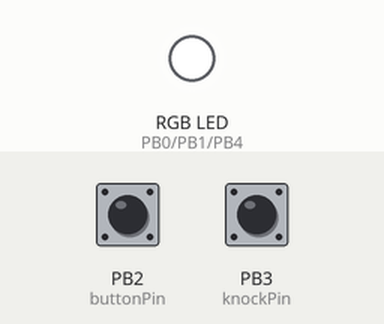
Simulated run of this sketch. Board: ATtiny85, built with avr-gcc and run on an emulated ATtiny85. Parts: an RGB LED mixed from three pins (HIGH = lit). The test bench sets the inputs (shaded band); at power-on: PB2 (buttonPin) HIGH, PB3 (knockPin) HIGH. Sleep ends after the set time or at an interrupt; EEPROM starts erased.

Above: at 1.2 s.
1.3 s: PB2 (buttonPin) pulled LOW for 0.15 s
At 2.6 s:
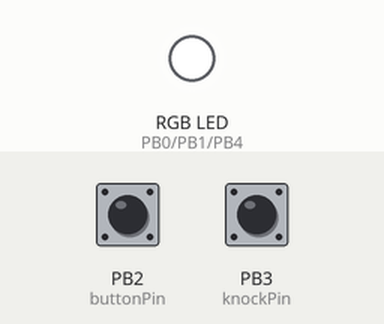
4.3 s: PB2 (buttonPin) pulled LOW for 1 s
7.3 s: PB2 (buttonPin) pulled LOW for 0.15 s
9.8 s: PB2 (buttonPin) pulled LOW for 3.2 s
At 10.67 s:
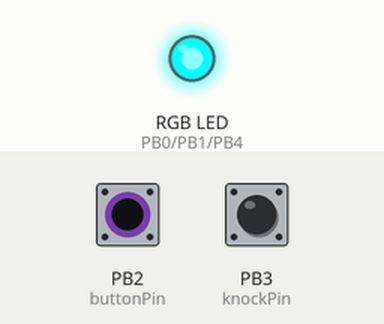
14.8 s: PB2 (buttonPin) pulled LOW for 0.15 s
At 16.2 s:
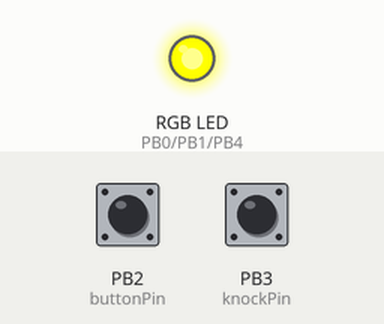
17.8 s: PB3 (knockPin) pulled LOW for 3.2 s
At 19.6 s:
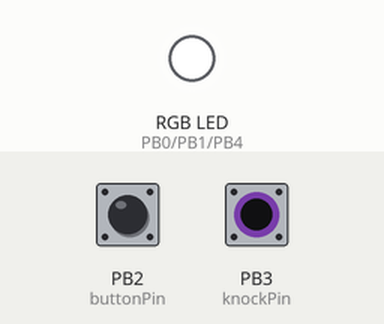
Timing chart, 0 to 24.0 s (numbered marks = the images above; inputs shaded):
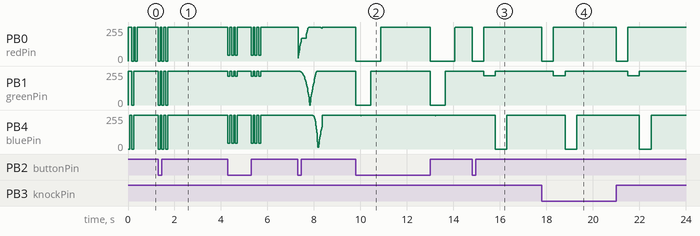

Measured:
- after the input at 1.3 s, PB0 (redPin), PB1 (greenPin), PB4 (bluePin): alternates 255/255 for 0.08 s and 0/255 for 0.08 s, 6 changes in all, then stays 255/255, starting at once
- after the input at 9.8 s, PB0 (redPin), PB1 (greenPin): ramps from 0/255 to 255/255 and jumps back, once every 3.2 s
- after the input at 14.8 s, PB0 (redPin): 255/255 → 0/255 at once, → 255/255 0.50 s later; PB1 (greenPin): 255/255 → 218/255 after 0.50 s, → 255/255 0.50 s later; PB4 (bluePin): 255/255 → 0/255 after 1.0 s, → 255/255 0.50 s later
- after the input at 17.8 s, PB0 (redPin): alternates 255/255 for 2.7 s and 0/255 for 0.50 s, starting at once; PB1 (greenPin): alternates 255/255 for 2.7 s and 218/255 for 0.50 s, starting after 0.50 s; PB4 (bluePin): alternates 255/255 for 2.7 s and 0/255 for 0.50 s, starting after 1.0 s
- by itself, PB0 (redPin): alternates 255/255 for 0.08 s and 0/255 for 0.08 s, 4 changes in all, then stays 255/255

The sketch:

DrumLight.ino
```cpp
/*
 * Drum light
 * by Brian J. Johnson  January, 2018
 *
 * Circuit:
 *  ATTiny85, powered by 3V to 5V (I used 2xAAA batteries)
 *  Common-anode RGB LED on redPin, greenPin, bluePin w/appropriate resistors
 *  Piezo disc between knockPin and ground, with a 10k pulldown
 *  Pushbutton between buttonPin and ground
 *
 * Tap the piezo to flash the LED!  Push the button to select the next
 * LED flash pattern from the list.  The current selection is stored
 * in NVRAM.
 *
 * The pulldown on knockPin forms a voltage divider with the internal
 * pullup (about 40k.)  That produces a bias voltage of about 0.2 x
 * Vcc, which is enough to get the voltage produced by the piezo up
 * into the range which digitalRead() can sense, while still reading
 * as 0 in the normal case.  Adjust the resistance to vary the
 * sensitivity.  Having a path to ground also helps limit the high
 * voltage peaks which piezos can produce.
 *
 * #defining CALIBRATE puts the sketch in a mode where it colors the
 * LED based on the voltage ranges for digital pins defined on the
 * datasheet.  A "low" input should be less than 0.3 x Vcc, and an
 * "high" input should be greater than 0.6 x Vcc.
 */

#include "FastLED.h" // For CRGB/CHSV functions
#include <EEPROM.h>
#include <avr/sleep.h>
#include <avr/power.h>

// Pin definitions

const int redPin    = 0;
const int greenPin  = 1;
const int bluePin   = 4;
const int knockPin  = 3;
const int buttonPin = 2;
const int knockPinInt = PCINT3; // interrupt bit numbers
const int buttonPinInt = PCINT2;
#ifdef CALIBRATE
const int knockPinAnalog = A3;
#endif

// EEPROM layout
const int effectOffset = 0;

// The current effect in use -- backed up to EEPROM
uint8_t effect;

#if 1 // use gamma correction
const uint8_t PROGMEM gamma8[] = {
    0,  0,  0,  0,  0,  0,  0,  0,  0,  0,  0,  0,  0,  0,  0,  0,
    0,  0,  0,  0,  0,  0,  0,  0,  0,  0,  0,  0,  1,  1,  1,  1,
    1,  1,  1,  1,  1,  1,  1,  1,  1,  2,  2,  2,  2,  2,  2,  2,
    2,  3,  3,  3,  3,  3,  3,  3,  4,  4,  4,  4,  4,  5,  5,  5,
    5,  6,  6,  6,  6,  7,  7,  7,  7,  8,  8,  8,  9,  9,  9, 10,
   10, 10, 11, 11, 11, 12, 12, 13, 13, 13, 14, 14, 15, 15, 16, 16,
   17, 17, 18, 18, 19, 19, 20, 20, 21, 21, 22, 22, 23, 24, 24, 25,
   25, 26, 27, 27, 28, 29, 29, 30, 31, 32, 32, 33, 34, 35, 35, 36,
   37, 38, 39, 39, 40, 41, 42, 43, 44, 45, 46, 47, 48, 49, 50, 50,
   51, 52, 54, 55, 56, 57, 58, 59, 60, 61, 62, 63, 64, 66, 67, 68,
   69, 70, 72, 73, 74, 75, 77, 78, 79, 81, 82, 83, 85, 86, 87, 89,
   90, 92, 93, 95, 96, 98, 99,101,102,104,105,107,109,110,112,114,
  115,117,119,120,122,124,126,127,129,131,133,135,137,138,140,142,
  144,146,148,150,152,154,156,158,160,162,164,167,169,171,173,175,
  177,180,182,184,186,189,191,193,196,198,200,203,205,208,210,213,
  215,218,220,223,225,228,231,233,236,239,241,244,247,249,252,255 };

void WriteLed(const CRGB& Led) {
  analogWrite(redPin,   255 - pgm_read_byte(&gamma8[Led.r]));
  analogWrite(greenPin, 255 - pgm_read_byte(&gamma8[Led.g]));
  analogWrite(bluePin,  255 - pgm_read_byte(&gamma8[Led.b]));
}

#else
void WriteLed(const CRGB& Led) {
  analogWrite(redPin,   255 - Led.r);
  analogWrite(greenPin, 255 - Led.g);
  analogWrite(bluePin,  255 - Led.b);
}
#endif

#ifdef CALIBRATE
// Use the LED to indicate the level on the knock sensor input pin,
// so I can calibrate the voltage divider or trimpot.
#define ARANGE 1024 // analogRead() range
void calibrate() {
  int val;
  int peak = 0;
  int d = 500; // ms
  unsigned long peakMillis;
  unsigned long curMillis;

  while (1) {
    val = analogRead(knockPinAnalog);

    // Hold the highest value seen in the last d milliseconds
    curMillis = millis();
    if (val > peak + 10) {
      peak = val;
      peakMillis = curMillis;
    }
    else if (curMillis - peakMillis > d) {
      peak = val;
    }

    if (peak < 0.25 * ARANGE) { // < 0.3 x Vcc reads as LOW
      WriteLed(CRGB::Red);
    }
    else if (peak < 0.65 * ARANGE) { // 0.3 to 0.6 x Vcc is indeterminate
      WriteLed(CRGB::Blue);
    }
    else if (peak < 0.95 * ARANGE) { // > 0.6 x Vcc reads as HIGH
      WriteLed(CRGB::Green);
    }
    else { // Nearing the top of the range
      WriteLed(CRGB::White);
    }
  }
}
#endif

// interrupt service routine, called when waking from sleep
ISR (PCINT0_vect)
{
  sleep_disable ();         // first thing after waking from sleep:
}

void setup() {
  pinMode(redPin, OUTPUT);
  pinMode(greenPin, OUTPUT);
  pinMode(bluePin, OUTPUT);
  pinMode(knockPin, INPUT_PULLUP);
  pinMode(buttonPin, INPUT_PULLUP);

  WriteLed(CRGB::Black);

  // Enable the pin change interrupts
  PCMSK |= bit (knockPinInt) | bit (buttonPinInt);
  GIFR  |= bit (PCIF);   // clear any outstanding interrupts
  GIMSK |= bit (PCIE);   // enable pin change interrupts

#ifndef CALIBRATE
  // Turn off the ADC -- we don't use it
  ADCSRA = 0;
#endif

  // Initialize the effect index
#define MAX_EFFECT 5 // see below
  effect = EEPROM.read(effectOffset);
  if (effect > MAX_EFFECT) {
    effect = 0;
  }
}

uint8_t Hues[] = {HUE_RED, HUE_GREEN, HUE_BLUE};

void loop() {
  CRGB Led;
  uint8_t Idx;
  uint8_t Idx2;

#ifdef CALIBRATE
  calibrate();
  // does not return
#endif

  // Play the current effect

  const int delay1 = 80; // For flash effects
  const int delay2 = 80;

  switch (effect) {
  case 0:
    // Triple flash - patriotic
    WriteLed(CRGB::Blue);  delay(delay1);
    WriteLed(CRGB::Black); delay(delay2);
    WriteLed(CRGB::White); delay(delay1);
    WriteLed(CRGB::Black); delay(delay2);
    WriteLed(CRGB::Red);   delay(delay1);
    break;
  case 1:
    // Triple flash - white
    WriteLed(CRGB::White); delay(delay1);
    WriteLed(CRGB::Black); delay(delay2);
    WriteLed(CRGB::White); delay(delay1);
    WriteLed(CRGB::Black); delay(delay2);
    WriteLed(CRGB::White); delay(delay1);
    break;
  case 2:
    // Triple flash - violet
    WriteLed(CRGB::Violet); delay(delay1);
    WriteLed(CRGB::Black);  delay(delay2);
    WriteLed(CRGB::Violet); delay(delay1);
    WriteLed(CRGB::Black);  delay(delay2);
    WriteLed(CRGB::Violet); delay(delay1);
    break;
  case 3:
    // Rainbow
#if 0
    for (Idx = 0; Idx < 240; Idx++) {
      Led = CHSV(Idx, 255, 255); // vary hue, max out saturation, brightness
      WriteLed(Led);
      delay(4);
    }
#endif
    for (Idx = 0; Idx < 255; Idx++) {
      Led = blend(CHSV(HUE_RED, 255, 255), CHSV(HUE_PURPLE, 255, 255), Idx, FORWARD_HUES);
      WriteLed(Led);
      delay(4);
    }
    break;
  case 4:
    // Heat flare
    for (Idx = 0; Idx < 220; Idx++) {
      Led = ColorFromPalette(HeatColors_p, 220 - Idx, 255, LINEARBLEND);
      WriteLed(Led);
      delay(5);
    }
    break;
  case 5:
    // basic R/G/B, mainly for testing the circuit
    {
      int d = 500;
      WriteLed(CRGB::Red);
      delay(d);
      WriteLed(CRGB::Green);
      delay(d);
      WriteLed(CRGB::Blue);
      delay(d);
    }
    break;
  default:
    break;
  }

  // Turn off the light
  WriteLed(CRGB::Black);

  // Sleep until something happens
  set_sleep_mode (SLEEP_MODE_PWR_DOWN);
  power_all_disable ();    // power off ADC, Timer 0 and 1, serial interface
  noInterrupts ();         // make sure we don't get interrupted before we sleep
  sleep_enable ();         // enables the sleep bit in the mcucr register
  interrupts ();           // interrupts allowed now, next instruction WILL be executed
  sleep_cpu ();            // here the device is put to sleep
  power_all_enable();      // power everything back on

  // We're back after sleeping
  if (digitalRead(buttonPin) == 0) {
    // Advance to the next effect
    effect += 1;
    if (effect > MAX_EFFECT) {
      effect = 0;
    }
    // Save it to non-volatile storage
    EEPROM.write(effectOffset, effect);
  }
}

// See the blend() function in colorutils.h to interpolate between 2 colors
```
